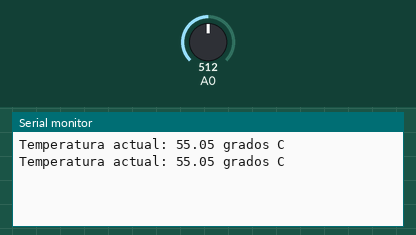
A sketch run on a simulated Arduino Uno, built with avr-gcc and run on an emulated ATmega328P. Parts: the last lines printed to the serial monitor. The inputs (shaded band) are chosen by the test bench; at power-on: A0 = 512.

Above: at 1.8 s.
1.9 s: A0 set to 716
At 2.8 s:
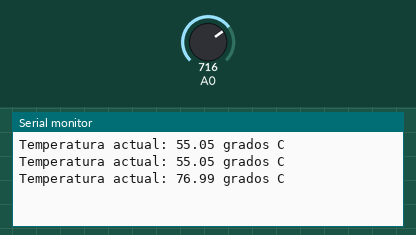
3.4 s: A0 set to 900
At 4.8 s:
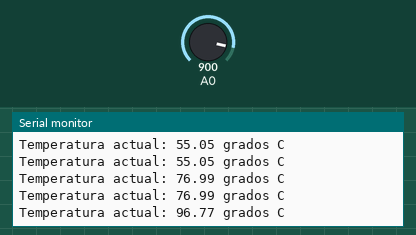
Timing chart, 0 to 6.4 s (numbered marks = the images above; inputs shaded):
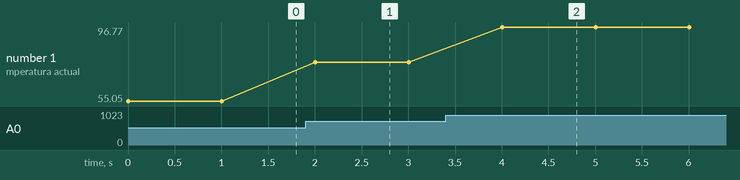

Measured:
- after the input at 1.9 s, the serial monitor: prints a new line after 0.10 s (image 1)
- after the input at 3.4 s, the serial monitor: prints a new line after 0.60 s (image 2)
- plotted number 1: 55.05 → 76.99 after the input at 1.9 s, 76.99 → 96.77 after the input at 3.4 s

The sketch:

P1.ino
```cpp
float v = 0.0;
float T = 0.0;

void setup()
{
  pinMode(A0, INPUT);
  Serial.begin(9600);
  //Comunicación con la computadora a una velocidad serial de 9600 bits por segundo (baudios)
}

void loop()
{
  v = analogRead(A0);
  T = (v*110)/1023;
  Serial.print("Temperatura actual: ");
  Serial.print(T);
  Serial.println(" grados C");
  delay(1000);
}
```
